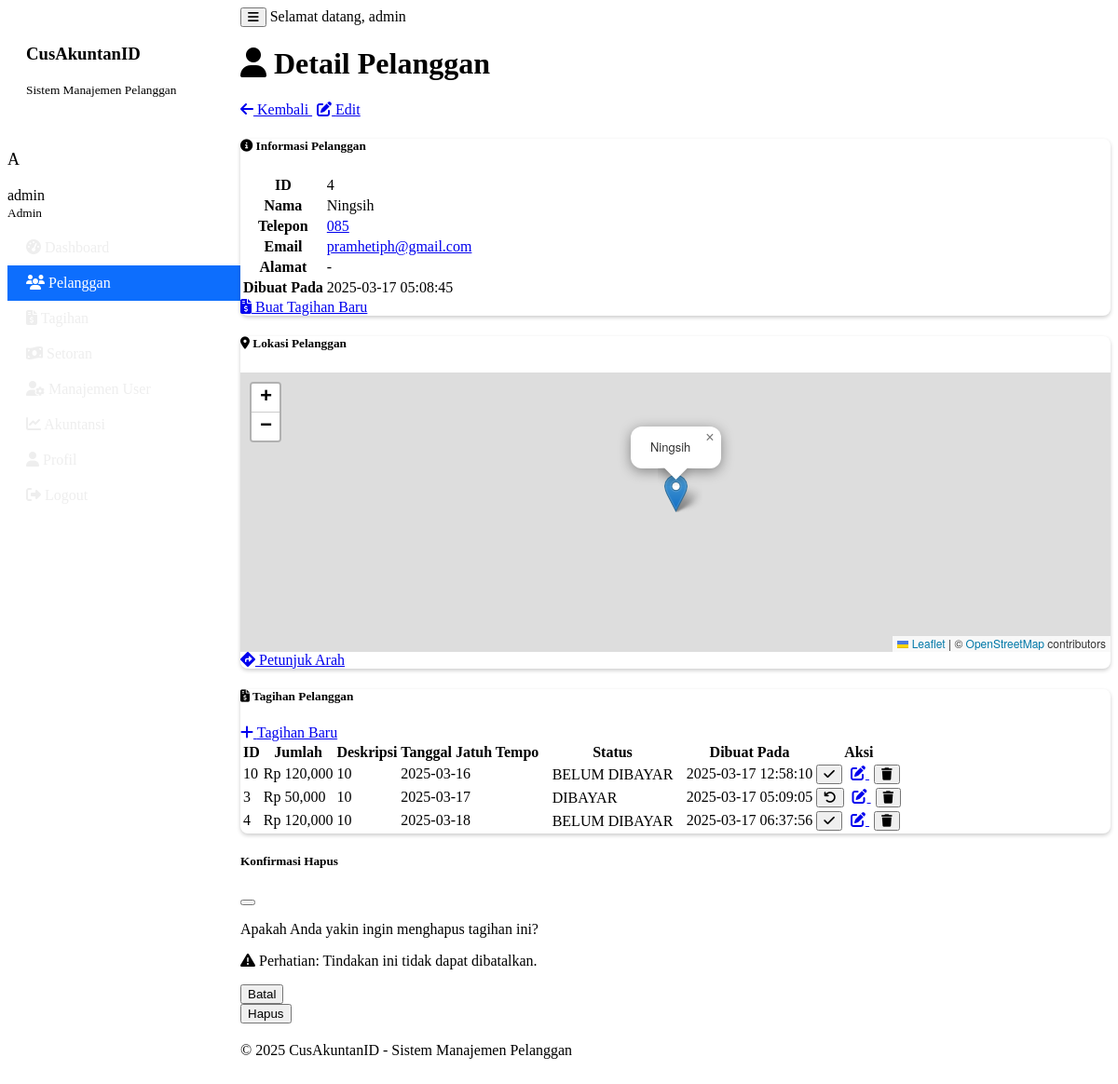
The app's page /pelanggan/4 (signed in) with its own data.
### tables this page shows
CREATE TABLE pelanggan (
            id INTEGER PRIMARY KEY,
            nama TEXT NOT NULL,
            telepon TEXT,
            email TEXT,
            alamat TEXT,
            latitude REAL,
            longitude REAL,
            dibuat_pada TEXT,
            user_id INTEGER
        );

CREATE TABLE tagihan (
            id INTEGER PRIMARY KEY,
            pelanggan_id INTEGER,
            jumlah REAL NOT NULL,
            deskripsi TEXT,
            tanggal_jatuh_tempo TEXT,
            status_pembayaran TEXT DEFAULT 'BELUM DIBAYAR',
            dibuat_pada TEXT,
            FOREIGN KEY (pelanggan_id) REFERENCES pelanggan (id)
        );

### main.py (the view)
    def decorated_function(*args, **kwargs):
        if 'user' not in session:
            flash('Anda perlu login terlebih dahulu.', 'warning')
            return redirect(url_for('login'))
        return f(*args, **kwargs)

### main.py (called while the page is built)
@app.context_processor
def inject_now():
    return {'now': datetime.datetime.now()}

def login_required(f):
    def decorated_function(*args, **kwargs):
        if 'user' not in session:
            flash('Anda perlu login terlebih dahulu.', 'warning')
            return redirect(url_for('login'))
        return f(*args, **kwargs)
    decorated_function.__name__ = f.__name__
    return decorated_function

    def get_connection(self):
        return sqlite3.connect(self.db_path)

    def dapatkan_pelanggan(self, pelanggan_id):
        conn = self.get_connection()
        cursor = conn.cursor()
        cursor.execute("SELECT * FROM pelanggan WHERE id = ?", (pelanggan_id,))
        hasil = cursor.fetchone()
        conn.close()
        return hasil

    def dapatkan_tagihan_pelanggan(self, pelanggan_id):
        conn = self.get_connection()
        cursor = conn.cursor()
        cursor.execute("SELECT * FROM tagihan WHERE pelanggan_id = ? ORDER BY tanggal_jatuh_tempo", (pelanggan_id,))
        hasil = cursor.fetchall()
        conn.close()
        return hasil

### templates/pelanggan_detail.html (shortened to what this page needs)
{% extends "base.html" %}
{% block head %}
    <link rel="stylesheet" href="https://unpkg.com/leaflet@1.9.3/dist/leaflet.css" />
{% endblock %}
{% block content %}
<div class="container">
    <div class="d-flex justify-content-between align-items-center mb-4">
        <h1><i class="fas fa-user me-2"></i> Detail Pelanggan</h1>
        <div>
            <a href="{{ url_for('pelanggan_list') }}" class="btn btn-secondary me-2">
                <i class="fas fa-arrow-left me-2"></i> Kembali
            </a>
            <a href="{{ url_for('edit_pelanggan', pelanggan_id=pelanggan.id) }}" class="btn btn-primary">
                <i class="fas fa-edit me-2"></i> Edit
            </a>
        </div>
    </div>
    <div class="row">
        <div class="col-md-6 mb-4">
            <div class="card h-100">
                <div class="card-header bg-primary text-white">
                    <h5 class="mb-0"><i class="fas fa-info-circle me-2"></i> Informasi Pelanggan</h5>
                </div>
                <div class="card-body">
                    <table class="table">
                        <tr>
                            <th style="width: 30%">ID</th>
                            <td>{{ pelanggan.id }}</td>
                        </tr>
                        <tr>
                            <th>Nama</th>
                            <td>{{ pelanggan.nama }}</td>
                        </tr>
                        <tr>
                            <th>Telepon</th>
                            <td>
                                {% if pelanggan.telepon %}
                                    <a href="tel:{{ pelanggan.telepon }}">{{ pelanggan.telepon }}</a>
                                {% else %}
                                    -
                                {% endif %}
                            </td>
                        </tr>
                        <tr>
                            <th>Email</th>
                            <td>
                                {% if pelanggan.email %}
                                    <a href="mailto:{{ pelanggan.email }}">{{ pelanggan.email }}</a>
                                {% else %}
                                    -
                                {% endif %}
                            </td>
                        </tr>
                        <tr>
                            <th>Alamat</th>
                            <td>{{ pelanggan.alamat or '-' }}</td>
                        </tr>
                        <tr>
                            <th>Dibuat Pada</th>
                            <td>{{ pelanggan.dibuat_pada }}</td>
                        </tr>
                    </table>
                    <div class="d-grid gap-2 mt-3">
                        <a href="{{ url_for('tambah_tagihan') }}?pelanggan_id={{ pelanggan.id }}" class="btn btn-success">
                            <i class="fas fa-file-invoice-dollar me-2"></i> Buat Tagihan Baru
                        </a>
                    </div>
                </div>
            </div>
        </div>
        <div class="col-md-6 mb-4">
            <div class="card h-100">
                <div class="card-header bg-info text-white">
                    <h5 class="mb-0"><i class="fas fa-map-marker-alt me-2"></i> Lokasi Pelanggan</h5>
                </div>
                <div class="card-body">
                    {% if pelanggan.latitude != 0 and pelanggan.longitude != 0 %}
                        <div id="map" style="height: 300px;"></div>
                        <div class="mt-3 text-center">
                            <a href="https://www.google.com/maps/dir/?api=1&destination={{ pelanggan.latitude }},{{ pelanggan.longitude }}"
                               class="btn btn-outline-primary" target="_blank">
                                <i class="fas fa-directions me-2"></i> Petunjuk Arah
                            </a>
                        </div>
                    {% endif %}
                </div>
            </div>
        </div>
    </div>
    <div class="card mb-4">
        <div class="card-header bg-dark text-white">
            <div class="d-flex justify-content-between align-items-center">
                <h5 class="mb-0"><i class="fas fa-file-invoice-dollar me-2"></i> Tagihan Pelanggan</h5>
                <a href="{{ url_for('tambah_tagihan') }}?pelanggan_id={{ pelanggan.id }}" class="btn btn-sm btn-success">
                    <i class="fas fa-plus me-2"></i> Tagihan Baru
                </a>
            </div>
        </div>
        <div class="card-body">
            {% if tagihan %}
                <div class="table-responsive">
                    <table class="table table-striped table-hover">
                        <thead>
                            <tr>
                                <th>ID</th>
                                <th>Jumlah</th>
                                <th>Deskripsi</th>
                                <th>Tanggal Jatuh Tempo</th>
                                <th>Status</th>
                                <th>Dibuat Pada</th>
                                <th>Aksi</th>
                            </tr>
                        </thead>
                        <tbody>
                            {% for t in tagihan %}
                            <tr>
                                <td>{{ t[0] }}</td>
                                <td>Rp {{ "{:,.0f}".format(t[2]) }}</td>
                                <td>{{ t[3] or '-' }}</td>
                                <td>{{ t[4] }}</td>
                                <td>
                                    <span class="badge bg-{{ 'success' if t[5] == 'DIBAYAR' else 'danger' }}">
                                        {{ t[5] }}
                                    </span>
                                </td>
                                <td>{{ t[6] }}</td>
                                <td>
                                    <div class="btn-group">
                                        <button type="button" class="btn btn-sm btn-{{ 'success' if t[5] == 'BELUM DIBAYAR' else 'warning' }} status-btn"
                                                data-id="{{ t[0] }}"
                                                data-status="{{ t[5] }}"
                                                title="{{ 'Tandai Dibayar' if t[5] == 'BELUM DIBAYAR' else 'Tandai Belum Dibayar' }}">
                                            <i class="fas {{ 'fa-check' if t[5] == 'BELUM DIBAYAR' else 'fa-undo' }}"></i>
                                        </button>
                                        <a href="{{ url_for('edit_tagihan', tagihan_id=t[0]) }}" class="btn btn-sm btn-primary" title="Edit">
                                            <i class="fas fa-edit"></i>
                                        </a>
                                        <button type="button" class="btn btn-sm btn-danger delete-tagihan-btn"
                                                data-bs-toggle="modal"
                                                data-bs-target="#deleteTagihanModal"
                                                data-id="{{ t[0] }}"
                                                title="Hapus">
                                            <i class="fas fa-trash"></i>
                                        </button>
                                    </div>
                                </td>
                            </tr>
                            {% endfor %}
                        </tbody>
                    </table>
                </div>
            {% else %}
                <div class="alert alert-info">
                    <i class="fas fa-info-circle me-2"></i> Pelanggan ini belum memiliki tagihan.
                    <a href="{{ url_for('tambah_tagihan') }}?pelanggan_id={{ pelanggan.id }}" class="alert-link">Buat tagihan baru sekarang</a>.
                </div>
            {% endif %}
        </div>
    </div>
</div>
<div class="modal fade" id="deleteTagihanModal" tabindex="-1" aria-labelledby="deleteTagihanModalLabel" aria-hidden="true">
    <div class="modal-dialog">
        <div class="modal-content">
            <div class="modal-header bg-danger text-white">
                <h5 class="modal-title" id="deleteTagihanModalLabel">Konfirmasi Hapus</h5>
                <button type="button" class="btn-close" data-bs-dismiss="modal" aria-label="Close"></button>
            </div>
            <div class="modal-body">
                <p>Apakah Anda yakin ingin menghapus tagihan ini?</p>
                <p class="text-danger">
                    <i class="fas fa-exclamation-triangle me-2"></i>
                    Perhatian: Tindakan ini tidak dapat dibatalkan.
                </p>
            </div>
            <div class="modal-footer">
                <button type="button" class="btn btn-secondary" data-bs-dismiss="modal">Batal</button>
                <form id="deleteTagihanForm" method="POST">
                    <button type="submit" class="btn btn-danger">Hapus</button>
                </form>
            </div>
        </div>
    </div>
</div>
{% endblock %}

### static/css/style.css (style rules this page uses)
.card { margin-bottom: 20px; border-radius: 0.5rem; box-shadow: 0 0.125rem 0.25rem rgba(0, 0, 0, 0.2); }
.card-header { border-top-left-radius: 0.5rem !important; border-top-right-radius: 0.5rem !important; }
.btn + .btn { margin-left: 5px; }
.table th, .table td { vertical-align: middle; }
.badge.bg-success, .badge.bg-danger, .badge.bg-info, .badge.bg-warning { font-weight: 500; padding: 0.35em 0.65em; }

### records on screen
pelanggan: id "4", nama "Ningsih", telepon "085", email "pramhetiph@gmail.com", alamat "-", dibuat_pada "2025-03-17 05:08:45"
tagihan: id "10", jumlah "120,000", deskripsi "10", tanggal_jatuh_tempo "2025-03-16", status_pembayaran "BELUM DIBAYAR", dibuat_pada "2025-03-17 12:58:10"
tagihan: id "3", jumlah "50,000", deskripsi "10", tanggal_jatuh_tempo "2025-03-17", status_pembayaran "DIBAYAR", dibuat_pada "2025-03-17 05:09:05"
tagihan: id "4", jumlah "120,000", deskripsi "10", tanggal_jatuh_tempo "2025-03-18", status_pembayaran "BELUM DIBAYAR", dibuat_pada "2025-03-17 06:37:56"

### other values on screen
{{ session.user.username[0].upper() }} "A"
{{ session.user.nama_lengkap or session.user.username }} "admin"
{{ 'Admin' if session.user.level == 'admin' else 'User' }} "Admin"
